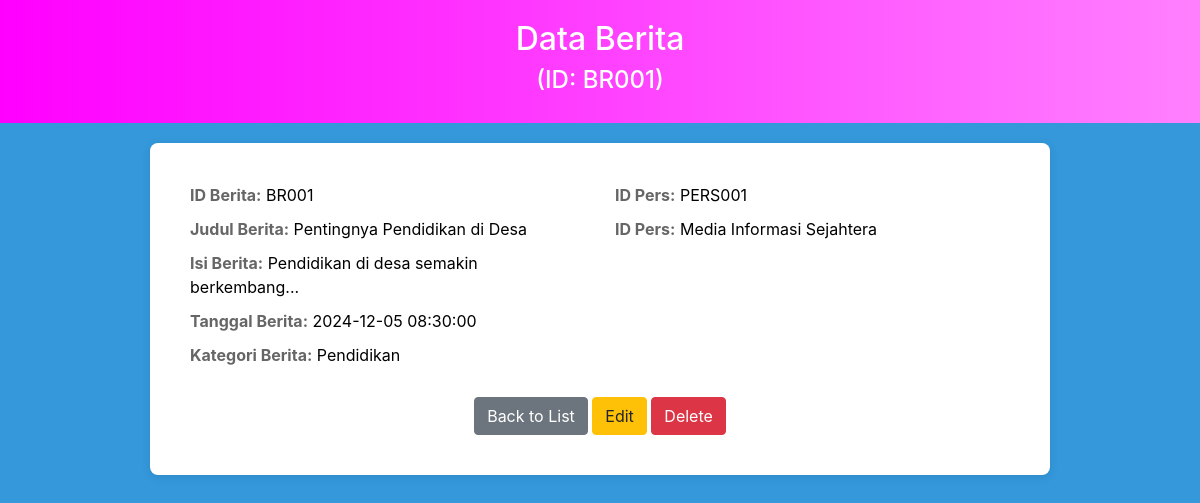
Screenshot of /LDberita/berita/view.php?id_berita=BR001 with the database file from the repository.
### tables this page shows
CREATE TABLE `berita` (
  `id_berita` varchar(20) NOT NULL,
  `NIK` varchar(20) DEFAULT NULL,
  `id_pers` varchar(20) DEFAULT NULL,
  `judul_berita` varchar(100) DEFAULT NULL,
  `isi_berita` text DEFAULT NULL,
  `tanggal_berita` datetime DEFAULT NULL,
  `kategori_berita` varchar(50) DEFAULT NULL
);

CREATE TABLE `pers` (
  `id_pers` varchar(20) NOT NULL,
  `nama_pers` varchar(100) DEFAULT NULL,
  `alamat_pers` text DEFAULT NULL,
  `kontak_pers` varchar(15) DEFAULT NULL,
  `jenis_pers` varchar(50) DEFAULT NULL
);

### LDberita/berita/view.php (the view, shortened to what this page needs)
<!DOCTYPE html>
<html>
<head>
    <link rel="stylesheet" href="../../bootstrap/css/bootstrap.min.css">
</head>
<body style="background-color: #3498db; color: white;">
<div class="header">
    <h2>Data Berita</h2>
    <?php
        if (isset($_GET['id_berita'])) {
            echo "<h4>(ID: " . htmlspecialchars($_GET['id_berita']) . ")</h4>";
        } else {
            echo "<h4>No ID Berita Provided</h4>";
        }
    ?>
</div>
<div class="content">
    <?php
    require 'koneksi.php';
    if (isset($_GET['id_berita'])) {
        $idpers = $_GET['id_berita'];
        $query = "
                SELECT b.*, p.nama_pers
                FROM berita b
                JOIN pers p ON b.id_pers = p.id_pers
                WHERE b.id_berita = '$idpers'
            ";
        $result = mysqli_query($conn, $query);
        if (mysqli_num_rows($result) > 0) {
            $data = mysqli_fetch_assoc($result);
            ?>
            <div class="row">
                <div class="col-6">
                    <span class="label">ID Berita:</span> <span class="value"><?php echo htmlspecialchars($data['id_berita'] ?? 'N/A'); ?></span>
                </div>
                <div class="col-6">
                    <span class="label">ID Pers:</span> <span class="value"><?php echo htmlspecialchars($data['id_pers'] ?? 'N/A'); ?></span>
                </div>
            </div>
            <div class="row">
                <div class="col-6">
                    <span class="label">Judul Berita:</span> <span class="value"><?php echo htmlspecialchars($data['judul_berita'] ?? 'N/A'); ?></span>
                </div>
                <div class="col-6">
                    <span class="label">ID Pers:</span> <span class="value"><?php echo htmlspecialchars($data['nama_pers'] ?? 'N/A'); ?></span>
                </div>
            </div>
            <div class="row">
                <div class="col-6">
                    <span class="label">Isi Berita:</span> <span class="value"><?php echo htmlspecialchars($data['isi_berita'] ?? 'N/A'); ?></span>
                </div>
            </div>
            <div class="row">
                <div class="col-6">
                    <span class="label">Tanggal Berita:</span> <span class="value"><?php echo htmlspecialchars($data['tanggal_berita'] ?? 'N/A'); ?></span>
                </div>
            </div>
            <div class="row">
                <div class="col-6">
                    <span class="label">Kategori Berita:</span> <span class="value"><?php echo htmlspecialchars($data['kategori_berita'] ?? 'N/A'); ?></span>
                </div>
            </div>
            <div class="actions">
                <a href="index.php" class="btn btn-secondary">Back to List</a>
                <a href="update.php?id_berita=<?php echo $data['id_berita']; ?>" class="btn btn-warning">Edit</a>
                <a href="delete.php?id_berita=<?php echo $data['id_berita']; ?>" class="btn btn-danger" onclick="return confirm('Are you sure you want to delete this record?')">Delete</a>
            </div>
            <?php
        } else {
            echo "<p>Data not found.</p>";
        }
    } else {
        echo "<p>No ID Berita provided.</p>";
    }
    ?>
</div>
</body>
</html>

### LDberita/berita/view.php (style rules this page uses)
.header { background: linear-gradient(90deg, #ff00ff, #ff80ff); color: white; padding: 20px 0; text-align: center; }
.content { margin: 20px auto; padding: 40px; max-width: 900px; background-color: white; border-radius: 8px; box-shadow: 0 2px 10px rgba(0, 0, 0, 0.1); }
.label { font-weight: bold; color: #666; }
.value { font-weight: normal; color: #000; }
.row div { margin-bottom: 10px; }
.actions { text-align: center; margin-top: 20px; }

### rows the page displays
berita: id_berita "BR001", id_pers "PERS001", judul_berita "Pentingnya Pendidikan di Desa", id_pers.nama_pers "Media Informasi Sejahtera", isi_berita "Pendidikan di desa semakin berkembang...", tanggal_berita "2024-12-05 08:30:00", kategori_berita "Pendidikan"

### other values shown
$_GET['id_berita'] "BR001"
